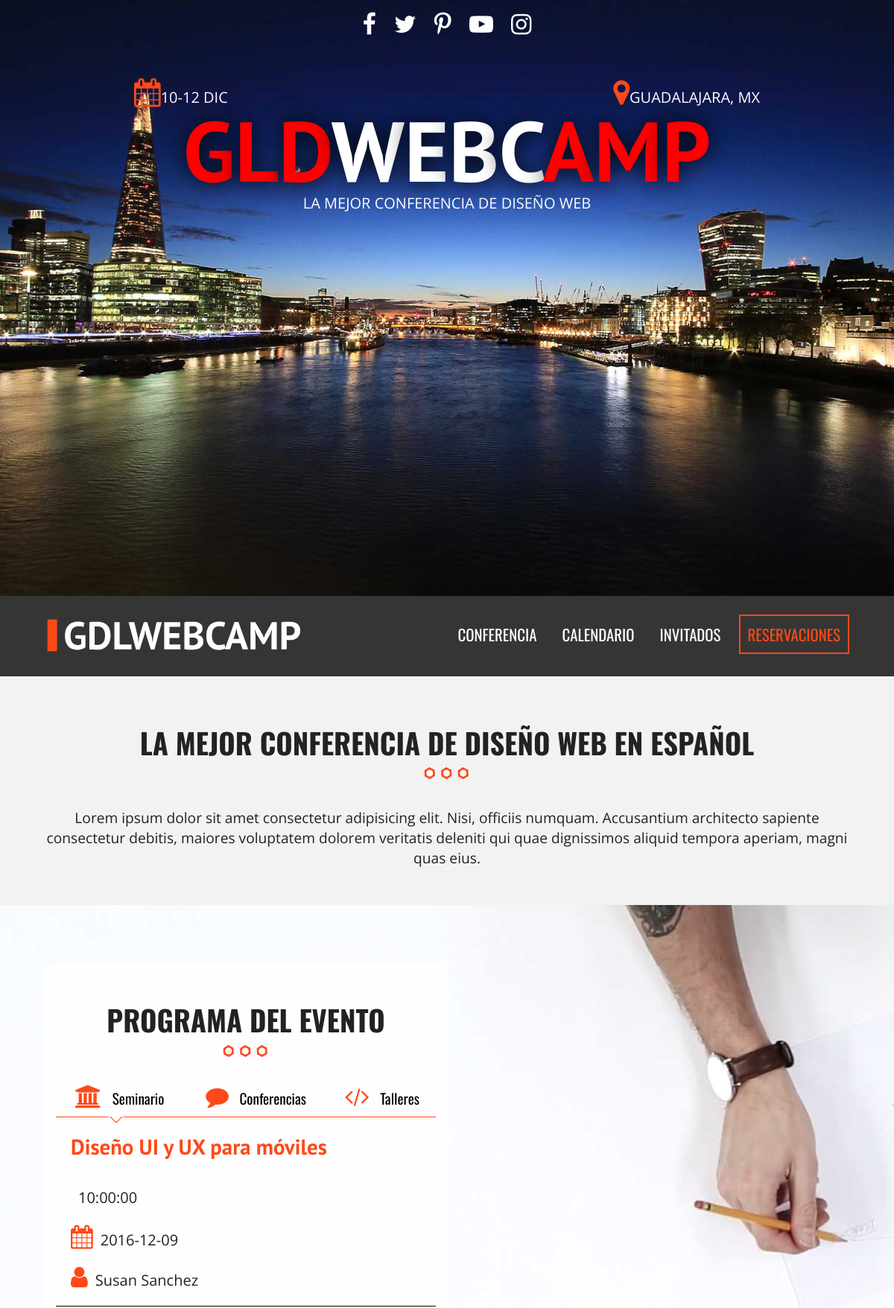
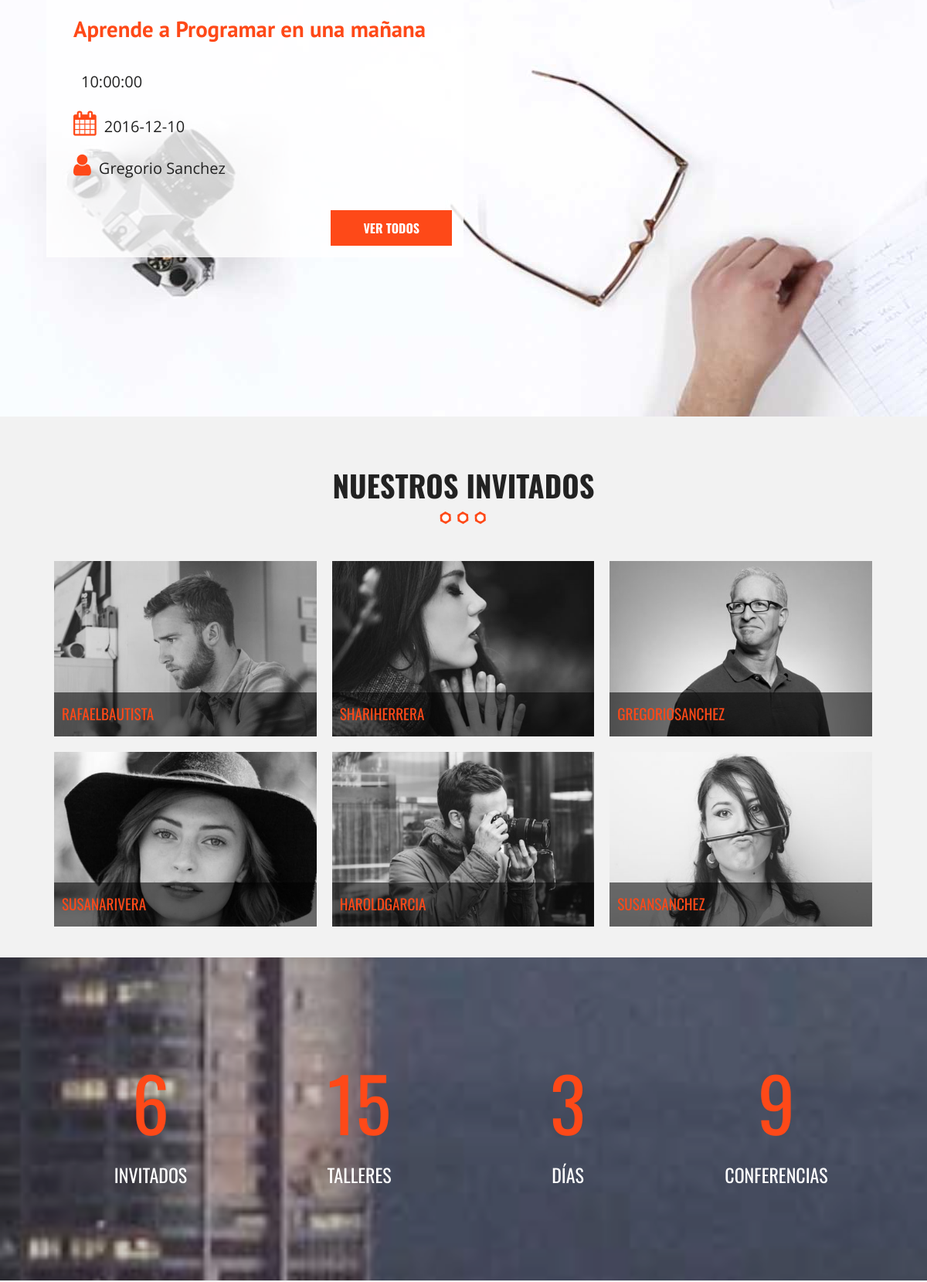
The page / (upper part) on the database its author committed (2 pictures, top to bottom).
### tables this page shows
CREATE TABLE `categoria_evento` (
  `id_categoria` tinyint(10) UNSIGNED NOT NULL,
  `cat_evento` varchar(50) NOT NULL,
  `icono` varchar(15) NOT NULL,
  `editado` datetime NOT NULL
);

CREATE TABLE `eventos` (
  `id_evento` tinyint(10) UNSIGNED NOT NULL,
  `nombre_evento` varchar(60) NOT NULL,
  `fecha_evento` date NOT NULL,
  `hora_evento` time NOT NULL,
  `id_categoria` tinyint(10) UNSIGNED NOT NULL,
  `id_invitado` tinyint(10) UNSIGNED NOT NULL,
  `clave` varchar(10) NOT NULL,
  `editado` datetime NOT NULL
);

CREATE TABLE `invitados` (
  `id_invitado` tinyint(10) UNSIGNED NOT NULL,
  `nombre_invitado` varchar(30) NOT NULL,
  `apellido_invitado` varchar(30) NOT NULL,
  `descripcion` text NOT NULL,
  `url_imagen` varchar(50) DEFAULT NULL,
  `editado` datetime NOT NULL
);

### index.php (the view, shortened to what this page needs)
<?php include_once 'includes/templates/header.php'; ?>
    <section class="seccion contenedor">
      <h2>La mejor conferencia de diseño web en español</h2>
      <p>Lorem ipsum dolor sit amet consectetur adipisicing elit. Nisi, officiis numquam. Accusantium architecto sapiente consectetur debitis, maiores voluptatem dolorem veritatis deleniti qui quae dignissimos aliquid tempora aperiam, magni quas eius.</p>
    </section>
    <section class="programa">
      <div class="contenedor-video">
        <video autoplay loop poster="img/bg-talleres.jpg" muted>
          <source src="videos/video.mp4" type="video/mp4">
          <source src="videos/video.webm" type="video/webm">
          <source src="videos/video.ogv" type="video/ogv">
        </video>
      </div>
      <div class="contenido-programa">
        <div class="contenedor">
          <div class="programa-evento">
            <h2>Programa del evento</h2>
            <?php
              try {
                  require_once('includes/funciones/conexion.php');
                  $sql = "SELECT  * FROM categoria_evento";
                  $resultado = $conn->query($sql);
              } catch (Exception $e){
                  echo $e->getMessage();
              }
            ?>
            <nav class="menu-programa">
              <?php while($categoria = $resultado->fetch_array(MYSQLI_ASSOC)) { ?>
                <?php $nombreCategoria = $categoria['cat_evento'];?>
                <a href="#<?php echo strtolower($nombreCategoria);  ?>">
                  <i class="fa <?php echo $categoria['icono']?>" aria-hidden="true"></i> <?php echo $nombreCategoria; ?>
                </a>
              <?php } ?>
            </nav>
            <?php
              try {
                $sql = "SELECT id_evento, nombre_evento, fecha_evento, hora_evento, cat_evento, icono, nombre_invitado, apellido_invitado ";
                $sql .= " FROM eventos ";
                $sql .= " INNER JOIN categoria_evento ";
                $sql .= " ON eventos.id_categoria = categoria_evento.id_categoria ";
                $sql .= " INNER JOIN invitados ";
                $sql .= " ON eventos.id_invitado = invitados.id_invitado";
                $sql .= " AND eventos.id_categoria = 1";
                $sql .= " ORDER BY id_evento LIMIT 2;";
                $sql .= "SELECT id_evento, nombre_evento, fecha_evento, hora_evento, cat_evento, icono, nombre_invitado, apellido_invitado ";
                $sql .= " FROM eventos ";
                $sql .= " INNER JOIN categoria_evento ";
                $sql .= " ON eventos.id_categoria = categoria_evento.id_categoria ";
                $sql .= " INNER JOIN invitados ";
                $sql .= " ON eventos.id_invitado = invitados.id_invitado";
                $sql .= " AND eventos.id_categoria = 2";
                $sql .= " ORDER BY id_evento LIMIT 2;";
                $sql .= "SELECT id_evento, nombre_evento, fecha_evento, hora_evento, cat_evento, icono, nombre_invitado, apellido_invitado ";
                $sql .= " FROM eventos ";
                $sql .= " INNER JOIN categoria_evento ";
                $sql .= " ON eventos.id_categoria = categoria_evento.id_categoria ";
                $sql .= " INNER JOIN invitados ";
                $sql .= " ON eventos.id_invitado = invitados.id_invitado";
                $sql .= " AND eventos.id_categoria = 3";
                $sql .= " ORDER BY id_evento LIMIT 2;";
            } catch (Exception $e){
                echo $e->getMessage();
            }
          ?>
          <?php
            $conn->multi_query($sql);
          ?>
          <?php
            do{
              $resultado = $conn->store_result();
              $row = $resultado->fetch_all(MYSQLI_ASSOC); ?>
              <?php $i = 0; ?>
              <?php foreach($row as $evento): ?>
                <?php if($i % 2 == 0){  ?>
                    <div id="<?php echo strtolower($evento['cat_evento']); ?>" class="info-curso ocultar clearfix">
                <?php } ?>
                        <div class="detalle-evento">
                          <h3><?php echo html_entity_decode($evento['nombre_evento']); ?></h3>
                          <p><i class="fas fa-clock" aria-hidden="true"></i><?php echo $evento['hora_evento'];?></p>
                          <p><i class="fa fa-calendar" aria-hidden="true"></i><?php echo $evento['fecha_evento'];?></p>
                          <p><i class="fa fa-user" aria-hidden="true"></i><?php echo $evento['nombre_invitado'] . " "  . $evento['apellido_invitado'];?></p>
                        </div>
                <?php if($i % 2 == 1): ?>
                      <a href="calendario.php" class="button float-right">Ver todos</a>
                    </div>
                <?php endif; ?>
              <?php $i++;?>
              <?php endforeach; ?>
        <?php } while($conn->more_results() && $conn->next_result()); ?>
      </div>
    </div>
  </div>
</section>
    <?php include_once 'includes/templates/invitados.php';?>
    <div class="contador parallax">
      <div class="contenedor">
        <ul class="resumen-evento clearfix">
          <li><p class="numero"></p> Invitados</li>
          <li><p class="numero"></p> Talleres</li>
          <li><p class="numero"></p> Días</li>
          <li><p class="numero"></p> Conferencias</li>
        </ul>
      </div>
    </div>
<?php include_once 'includes/templates/footer.php'; ?>

### includes/templates/invitados.php (shortened to what this page needs)
<?php
    try {
        require_once('includes/funciones/conexion.php');
        $sql = " SELECT * FROM `invitados`";
        $resultado = $conn->query($sql);
    } catch (Exception $e){
        echo $e->getMessage();
    }
?>
<section class="invitados contenedor seccion" id="invitados">
    <h2>Nuestros Invitados</h2>
    <ul class="lista-invitados clearfix">
    <?php
        while($invitados = $resultado->fetch_assoc()){
    ?>
        <li>
            <div class="invitado">
                <a class="invitado-info" href="#invitado<?php echo $invitados['id_invitado'];?>">
                    <img src="img/invitados/<?php echo $invitados['url_imagen'];?>" alt="imagen invitado">
                    <p><?php echo $invitados['nombre_invitado']."".$invitados['apellido_invitado'];?></p>
                </a>
            </div>
        </li>
    <?php  }  ?>
    </ul>
</section>

### css/main.css (style rules this page uses)
html { color: #222; font-size: 1em; line-height: 1.4; }
audio, canvas, iframe, img, svg, video { vertical-align: middle; }
html { box-sizing: border-box; }
*,*::before, *::after { box-sizing: inherit; }
body { background-color: #f2f2f2; font-family: 'Open Sans', sans-serif; }
.contenedor { width: 95%; margin: 0 auto; }
@media only screen and (min-width: 480px) { .contenedor { width: 95%; } }
@media only screen and (min-width: 768px) { .contenedor { width: 90%; } }
@media only screen and (min-width: 992px) { .contenedor { width: 90%; max-width: 1100px; } }
.seccion { padding: 30px 0; }
.seccion p { font-size: 1.2em; text-align: center; }
h2 { font-family: 'Oswald', sans-serif; font-size: 2.4em; text-transform: uppercase; text-align:center; }
h2::after { content: ''; margin: 0 auto; background-image: url('../img/separador.png'); display: block; width: 100px; height: 30px; }
h3 { font-size: 1.8em; color: #fe4918; font-family: 'PT Sans', sans-serif; margin: 0; }
.button { background-color: #fe4918; padding: 10px 40px; text-transform: uppercase; color: #ffff; font-weight: bold; font-family: 'Oswald', sans-serif; text-decoration: none; font-size: 1em; margin-top: 20px; display: inline-block; transition: all .3s ease; border: 2px solid #fe4918; }
ul { list-style: none; padding: 0; margin: 0; }
.float-right { float: right; }
section.programa { position: relative; }
div.contenedor-video { max-width: 100%; overflow-x: hidden; }
div.contenido-programa { position: absolute; top: 0; left: 0; height: 100%; width: 100%; }
div.programa-evento { background-color: rgba(255,255,255,.8); padding: 15px; margin-top: 80px; }
@media only screen and (min-width:768px) { div.programa-evento { width: 50%; } }
@media only screen and (min-width:992px) { div.programa-evento { width: 50%; } }
nav.menu-programa { width: 100%; }
@media only screen and (min-width: 768px) { nav.menu-programa { display: table; } }
nav.menu-programa a { display: block; text-align: center; color: #000000; text-decoration: none; font-family: 'Oswald', sans-serif; margin-bottom: 10px; font-size: 1.2em; position: relative; padding-bottom: 10px; border-bottom: 1px solid #fe4918; }
nav.menu-programa a.activo::after { position: absolute; content: ''; right: 0; left: 0; margin-right: auto; margin-left: auto; height: 20px; width: 30px; background-image: url('../img/talleres-flecha.jpg'); background-repeat: no-repeat; bottom: -20px; }
@media only screen and (min-width: 768px) { nav.menu-programa a { display: table-cell; } }
nav.menu-programa a i, div.detalle-evento p i { color: #fe4918; font-size: 1.6em; margin-right: 10px; }
div.ocultar { display: none; }
div.detalle-evento { margin-top: 20px; border-bottom: 1px solid black; padding: 0 20px; }
div.detalle-evento:nth-child(2) { border: none; }
div.detalle-evento p { margin-bottom: 20px; font-size: 20px; }
ul.lista-invitados li { padding: 10px; float: left; }
@media only screen and (min-width: 480px) { ul.lista-invitados li { width: 50%; } }
@media only screen and (min-width: 768px) { ul.lista-invitados li { width: 33.3%; } }
div.invitado { position: relative; overflow: hidden; }
div.invitado img { max-width: 100%; filter: gray; -webkit-filter: grayscale(1); -webkit-transition: all .5s ease-in-out; }
div.invitado p { position: absolute; bottom: 0; left: 0; padding: 15px 10px; margin: 0; background-color: rgba(0, 0, 0, 0.55); width: 100%; text-align: left; font-family: 'Oswald', sans-serif; color: #fe4918; text-transform: uppercase; -webkit-transition: all .5s ease-in-out; }
.parallax::before { width: 100%; height: 100%; position: absolute; top: 0; left: 0; background-repeat: no-repeat; background-size: cover; background-position: center center; background-attachment: fixed; -webkit-filter: brightness(.8); filter: brightness(.8); }
div.contador { position: relative; height: auto; }
div.contador::before { background-image: url(../img/bg-resumen.jpg); content: ''; }
ul.resumen-evento { position: relative; padding: 120px 0; }
ul.resumen-evento li { width: 50%; float: left; text-align: center; color: #ffff; text-transform: uppercase; font-family: 'Oswald', sans-serif; font-size: 24px; }
@media only screen and (min-width: 768px) { ul.resumen-evento li { width: 25%; } }
p.numero { color: #fe4918; font-size: 4em; display: block; margin: 0 0 10px 0; font-family: 'Oswald', sans-serif; }
.cboxElement p { padding: 20px; }
.clearfix:before, .clearfix:after { content: " "; display: table; }
.clearfix:after { clear: both; }

### rows shown on the page
categoria_evento: cat_evento "Seminario"
categoria_evento: cat_evento "Conferencias"
categoria_evento: cat_evento "Talleres"
eventos: nombre_evento "Diseño UI y UX para móviles", hora_evento "10:00:00", fecha_evento "2016-12-09", id_invitado.nombre_invitado "Susan", id_invitado.apellido_invitado "Sanchez"
eventos: nombre_evento "Aprende a Programar en una mañana", hora_evento "10:00:00", fecha_evento "2016-12-10", id_invitado.nombre_invitado "Gregorio", id_invitado.apellido_invitado "Sanchez", shows "VER TODOS"
invitados: url_imagen (picture), nombre_invitado "RAFAEL", apellido_invitado "BAUTISTA"
invitados: url_imagen (picture), nombre_invitado "SHARI", apellido_invitado "HERRERA"
invitados: url_imagen (picture), nombre_invitado "GREGORIO", apellido_invitado "SANCHEZ"
invitados: url_imagen (picture), nombre_invitado "SUSANA", apellido_invitado "RIVERA"
invitados: url_imagen (picture), nombre_invitado "HAROLD", apellido_invitado "GARCIA"
invitados: url_imagen (picture), nombre_invitado "SUSAN", apellido_invitado "SANCHEZ"
